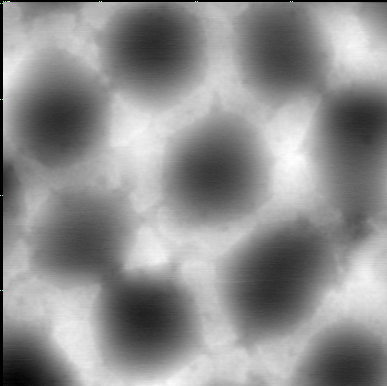
#> input picture MatImageAgent_Project/Demo2/Images/Poly_01.png, 387 x 386 px, found by its file name; its folder holds only this picture in this run
$ python py1.py
#> lines starting #> are read from the running program, lines starting #| are printed output that depends on the picture; after the words box and inside, x2 and y2 are one past the last pixel; in counts of white or black regions, pixels touching at a corner belong together
import os
import csv
import cv2
from PIL import Image
import numpy as np

def read_voice_transcript(file_path):
    """
    Reads the voice transcript file if it exists.
    Returns the content as a string, else returns empty string.
    """
    if os.path.isfile(file_path):
        with open(file_path, 'r', encoding='utf-8') as f:
#> (reads MatImageAgent_V2/Voice_demo.txt from the repository)
            return f.read().strip()
    return ""

def merge_task_with_transcript(md_description, transcript_text):
    """
    Merge the MD task description with the voice transcript content concisely.
    Returns a merged summary string.
    """
    merged_summary = (
        "Task requires per-pixel GAP detection in grayscale images. "
        "Generate CSV and highlighted PNG per image. Input images located in "
        "'C:/MatImageAgent/MatImageAgent/Images'. Output in "
        "'C:/MatImageAgent/MatImageAgent/Results'. Use GAP condition: grayscale "
        "value 1-155 inclusive and pixel neighbors having 25 contiguous pixels "
        "meeting grayscale condition. Additionally, prepare to generate a detailed "
        "simulation report in Word format based on results and graphs, following "
        "instructions from the voice transcript."
    )
    return merged_summary

def enhance_spot_image(img_gray):
    """
    Apply CLAHE (contrast limited adaptive histogram equalization) to enhance image.
    """
    clahe = cv2.createCLAHE(clipLimit=3, tileGridSize=(8, 8))
    enhanced = clahe.apply(img_gray)
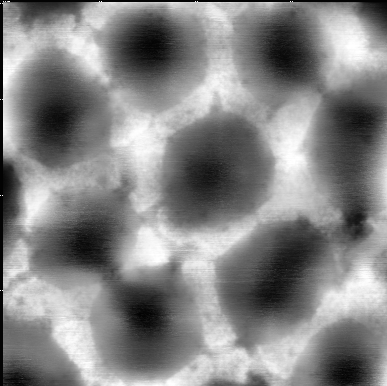
#> enhanced: shape (386, 387); min 3, max 255, mean 132.5
    return enhanced

def check_gap_conditions(img_gray):
    """
    For each pixel in grayscale image, check GAP conditions:
    (1) Grayscale value between 1 and 155 inclusive
    (2) At least one adjacent pixel (up/down/left/right) has 25 contiguous pixels
        meeting grayscale condition.
    Return a 2D numpy array of GAP flags (0 or 1).
    """
    rows, cols = img_gray.shape
#> rows = 386; cols = 387
    gap_flag = np.zeros_like(img_gray, dtype=np.uint8)

    # Condition 1 mask
    mask_condition1 = (img_gray >= 1) & (img_gray <= 155)
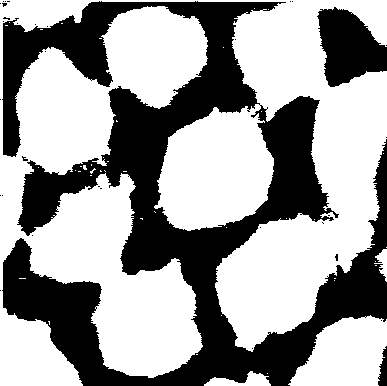
#> mask_condition1: shape (386, 387) bool; 61.4% white; 34 black regions (31 under 20 px), largest, box (x1, y1, x2, y2) and area: (2, 1, 387, 386) 53616, (317, 7, 387, 87) 3685, (378, 346, 387, 386) 232

    # To find if adjacent pixel has 25 contiguous pixels meeting grayscale condition,
    # we will find connected components where grayscale within [1,155].
    condition_mask = mask_condition1.astype(np.uint8)

    # Find connected components for pixels within grayscale range
    num_labels, labels, stats, centroids = cv2.connectedComponentsWithStats(condition_mask, connectivity=4)
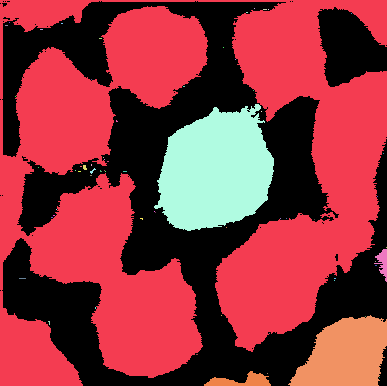
#> labels: shape (386, 387) int32; 65 distinct labels, from 0 to 64; one colour per label, 0 black
#> num_labels = 65; stats = 65 rows, first 6: [0, 1, 387, 385, 57622], [0, 0, 387, 386, 74982], [254, 8, 1, 1, 1], [263, 9, 4, 1, 4], [268, 9, 1, 1, 1], [246, 12, 2, 1, 2]; centroids = 65 pairs, first value 6 to 386, second value 8 to 380.8

    # Create a map of size of connected component per pixel
    comp_sizes = np.zeros(num_labels, dtype=np.int32)
#> comp_sizes = 65 values from 0 to 0
    for i in range(1, num_labels):
        comp_sizes[i] = stats[i, cv2.CC_STAT_AREA]
#> after the loop, comp_sizes = 65 values, max 74982 at index 1, min 0 at index 0, mean 1411.7

    comp_size_map = np.zeros_like(img_gray, dtype=np.int32)
    for r in range(rows):
        for c in range(cols):
            label = labels[r, c]
            comp_size_map[r, c] = comp_sizes[label] if label > 0 else 0
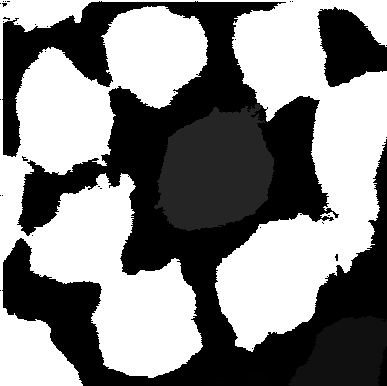
#> comp_size_map: shape (386, 387) int32; min 0, max 74982, mean 38610.3; drawn with min black and max white

    # Iterate over all pixels to check GAP condition
    # For each pixel with grayscale in [1,155], check neighbors if any neighbor has
    # contiguous region of size >= 25 meeting grayscale condition
    for r in range(rows):
        for c in range(cols):
            if not mask_condition1[r, c]:
                continue
            neighbors = []
            if r - 1 >= 0:
                neighbors.append(comp_size_map[r - 1, c])
            if r + 1 < rows:
                neighbors.append(comp_size_map[r + 1, c])
            if c - 1 >= 0:
                neighbors.append(comp_size_map[r, c - 1])
            if c + 1 < cols:
                neighbors.append(comp_size_map[r, c + 1])
            if neighbors and any(sz >= 25 for sz in neighbors):
                gap_flag[r, c] = 1
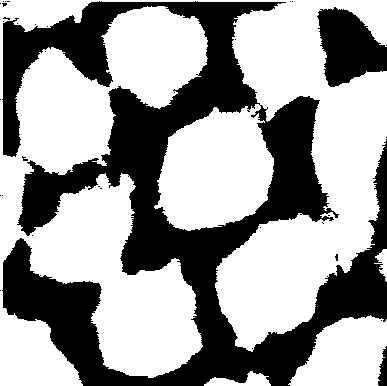
#> gap_flag: shape (386, 387); values 0 (black) and 1 (white), 61.3% white; 34 black regions (31 under 20 px), largest, box (x1, y1, x2, y2) and area: (2, 1, 387, 386) 53744, (317, 7, 387, 87) 3686, (378, 346, 387, 386) 233

    return gap_flag

def process_new_image(gap_flag, original_image_name, output_dir):
    """
    Generate new PNG image as per specification:
    Pixels with GAP=1 -> black (0,0,0)
    Pixels with GAP=0 -> white (255,255,255)
    Save as {original_image_name}_gap.png
    Return the new image path.
    """
    rows, cols = gap_flag.shape
    output_img = np.zeros((rows, cols, 3), dtype=np.uint8)
    # Set all pixels white (255,255,255)
    output_img[:, :, :] = 255
    # Set pixels with GAP=1 black
    output_img[gap_flag == 1] = [0, 0, 0]
    output_path = os.path.join(output_dir, f"{original_image_name}_gap.png")
    Image.fromarray(output_img).save(output_path)
    return output_path

def save_csv(gap_flag, img_gray, original_image_name, output_dir):
    """
    Save CSV file with columns:
    row, column, grayscale_value, GAP_flag
    Filename: {original_image_name}_gap_analysis.csv
    """
#> called with original_image_name = 'Poly_01', output_dir = 'MatImageAgent_Project/Demo2/Results'
    csv_path = os.path.join(output_dir, f"{original_image_name}_gap_analysis.csv")
    with open(csv_path, mode='w', newline='') as csv_file:
        writer = csv.writer(csv_file)
        writer.writerow(['row', 'column', 'grayscale_value', 'GAP_flag'])
        rows, cols = img_gray.shape
#> rows = 386; cols = 387
        for r in range(rows):
            for c in range(cols):
                writer.writerow([r, c, int(img_gray[r, c]), int(gap_flag[r, c])])
    return csv_path

def process_images(input_directory, output_directory):
    """
    Process all images in the input directory whose filenames start with 'Poly_'
    """
    # Verify input and output directories
    if not os.path.isdir(input_directory):
        print(f"Input directory '{input_directory}' does not exist. Exiting.")
        return

    if not os.path.isdir(output_directory):
        os.makedirs(output_directory)

    files_processed = 0
    for filename in os.listdir(input_directory):
        if filename.startswith("Poly_") and filename.lower().endswith(('.png', '.jpg', '.jpeg', '.bmp', '.tiff')):
            full_path = os.path.join(input_directory, filename)
            original_image_name = os.path.splitext(filename)[0]
            # Load image in grayscale
            img_gray = cv2.imread(full_path, cv2.IMREAD_GRAYSCALE)
            if img_gray is None:
                print(f"Failed to load image: {full_path}, skipping.")
                continue

            # Enhance image - optional enhancement as per framework
            img_gray_enhanced = enhance_spot_image(img_gray)

            # Compute GAP flag matrix
            gap_flag = check_gap_conditions(img_gray_enhanced)

            # Save CSV
            csv_path = save_csv(gap_flag, img_gray_enhanced, original_image_name, output_directory)
            print(f"Saved CSV to: {csv_path}")
#| Saved CSV to: MatImageAgent_Project/Demo2/Results/Poly_01_gap_analysis.csv

            # Save new image highlighting GAP pixels
            new_img_path = process_new_image(gap_flag, original_image_name, output_directory)
            print(f"Saved gap-highlighted image to: {new_img_path}")
#| Saved gap-highlighted image to: MatImageAgent_Project/Demo2/Results/Poly_01_gap.png

            files_processed += 1

    if files_processed == 0:
        print("No images starting with 'Poly_' found in the input directory.")
    else:
        print(f"Processed {files_processed} image(s) successfully.")

if __name__ == "__main__":
    # Read voice transcript if exists and merge with MD description
    VOICE_TRANSCRIPT_PATH = "C:/MatImageAgent/MatImageAgent/Voice_demo.txt"
    voice_text = read_voice_transcript(VOICE_TRANSCRIPT_PATH)

    MD_DESCRIPTION = """Task requires per-pixel pixel GAP detection in grayscale images.
Generate CSV and highlighted PNG per image using conditions:
Grayscale 1-155 inclusive,
and pixel neighbors with contiguous 25 pixels within grayscale condition.
Input images in 'C:/MatImageAgent/MatImageAgent/Images',
output to 'C:/MatImageAgent/MatImageAgent/Results'.
Prepare for final report generation from outputs."""

    merged_summary = merge_task_with_transcript(MD_DESCRIPTION, voice_text)
    print(f"Merged Task Summary:\n{merged_summary}\n")

    # Set input/output directories (with fallback logic)
    base_input_dir = "C:/MatImageAgent/MatImageAgent/Images"
    base_output_dir = "C:/MatImageAgent/MatImageAgent/Results"

    # Fallback to local folders if paths do not exist or invalid on Windows
    def valid_windows_path(path):
        if os.path.exists(path) and not path.startswith("/share/"):
            return True
        else:
            return False

    if not valid_windows_path(base_input_dir):
        base_input_dir = os.path.join(os.getcwd(), "Images")
    if not valid_windows_path(base_output_dir):
        base_output_dir = os.path.join(os.getcwd(), "Results")

    print(f"Using input directory: {base_input_dir}")
    print(f"Using output directory: {base_output_dir}")

    process_images(base_input_dir, base_output_dir)

    print("Proceed all the images！")
